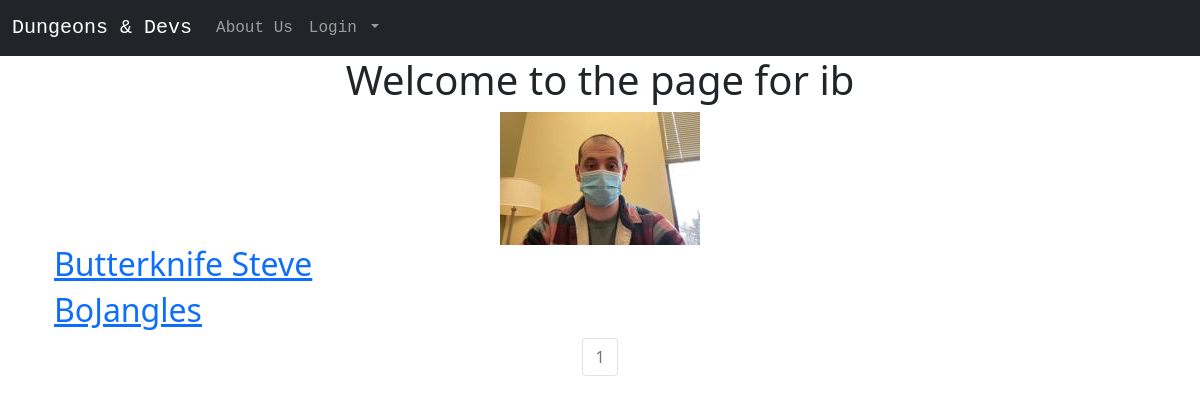
Screenshot of /ib with the database file from the repository.
### dungeons_and_devs/models.py (models this page shows, shortened)
class User(db.Model,UserMixin):#establishing TABLE DESIGN
    __tablename__ = 'users'
    id = db.Column(db.Integer,primary_key=True)
    profile_image = db.Column(db.String(64),nullable=False,default='default_profile.png')
    email = db.Column(db.String(64),unique=True,index=True)
    username = db.Column(db.String(64),unique=True,index=True)
    password_hash = db.Column(db.String(128))
    characters = db.relationship('Character',backref='owner',lazy=True)#specifies that an Owner of a Character is a User Model/Table

class Character(db.Model):#establishing TABLE DESIGN
    users = db.relationship(User)
    id = db.Column(db.Integer,primary_key=True)
    user_id = db.Column(db.Integer,db.ForeignKey('users.id'),nullable=False)#CONNECTS CHARACTER TO USER!!!!!!!
    name = db.Column(db.String(64),index=True,nullable=False)
    race = db.Column(db.String(64),index=True,nullable=False)
    gender = db.Column(db.String(25),index=True)
    level = db.Column(db.Integer,index=True)
    class_ = db.Column(db.String(25),index=True)
    age = db.Column(db.Integer,index=True)
    weight = db.Column(db.Integer,index=True)
    hair = db.Column(db.String(25),index=True)
    eyes = db.Column(db.String(25),index=True)
    saves = db.Column(db.Integer,index=True)
    notes = db.Column(db.String(255),index=True)

### dungeons_and_devs/users/views.py (the view)
@users.route("/<username>")
def user_characters(username):
    page = request.args.get('page', 1, type=int) #each pg refers to 1 character(this allows users to cycle through each character individually)
    user = User.query.filter_by(username=username).first_or_404()
    characters = Character.query.filter_by(owner=user).order_by(Character.name.desc()).paginate(page=page, per_page=5)#lists characters in ascneding order by name
    return render_template('user_characters.html', characters=characters, user=user)

### dungeons_and_devs/templates/user_characters.html
{% extends "base.html" %}
{% block content %}
  <div class="container">
    <div class="jumbotron">
      <div align='center'>
        <h1>Welcome to the page for {{user.username}}</h1>
        <img src="{{url_for('static',filename='profile_pics/'+user.profile_image)}}" alt="">
      </div>
    </div>
{% for chara in characters.items %}
  <h2><a href="{{ url_for('characters.character', character_id=chara.id)}}">{{ chara.name }}</a></h2>
{% endfor %}
  </div>
  <nav aria-label="Page navigation example">
  <ul class="pagination justify-content-center">
    {% for page_num in characters.iter_pages() %}
      {% if characters.page == page_num %}
        <li class='page-item disabled'>
          <a class="page-link" href="{{url_for('users.user_characters',username=user.username,page=page_num)}}">{{page_num}}</a>
        </li>
        {% else %}
        <li class='page-item'>
          <a class="page-link" href="{{url_for('users.user_characters',username=user.username,page=page_num)}}">{{page_num}}</a>
        </li>
      {% endif %}
    {% endfor %}
  </ul>
</nav>
{% endblock %}

### dungeons_and_devs/templates/style.css (style rules this page uses)
body { background-color: rgb(191, 214, 255); }

### rows the page displays
User: username "ib", profile_image (picture)
Character: name "Butterknife Steve"
Character: name "BoJangles"

### other values shown
{{ page_num }} "1"
